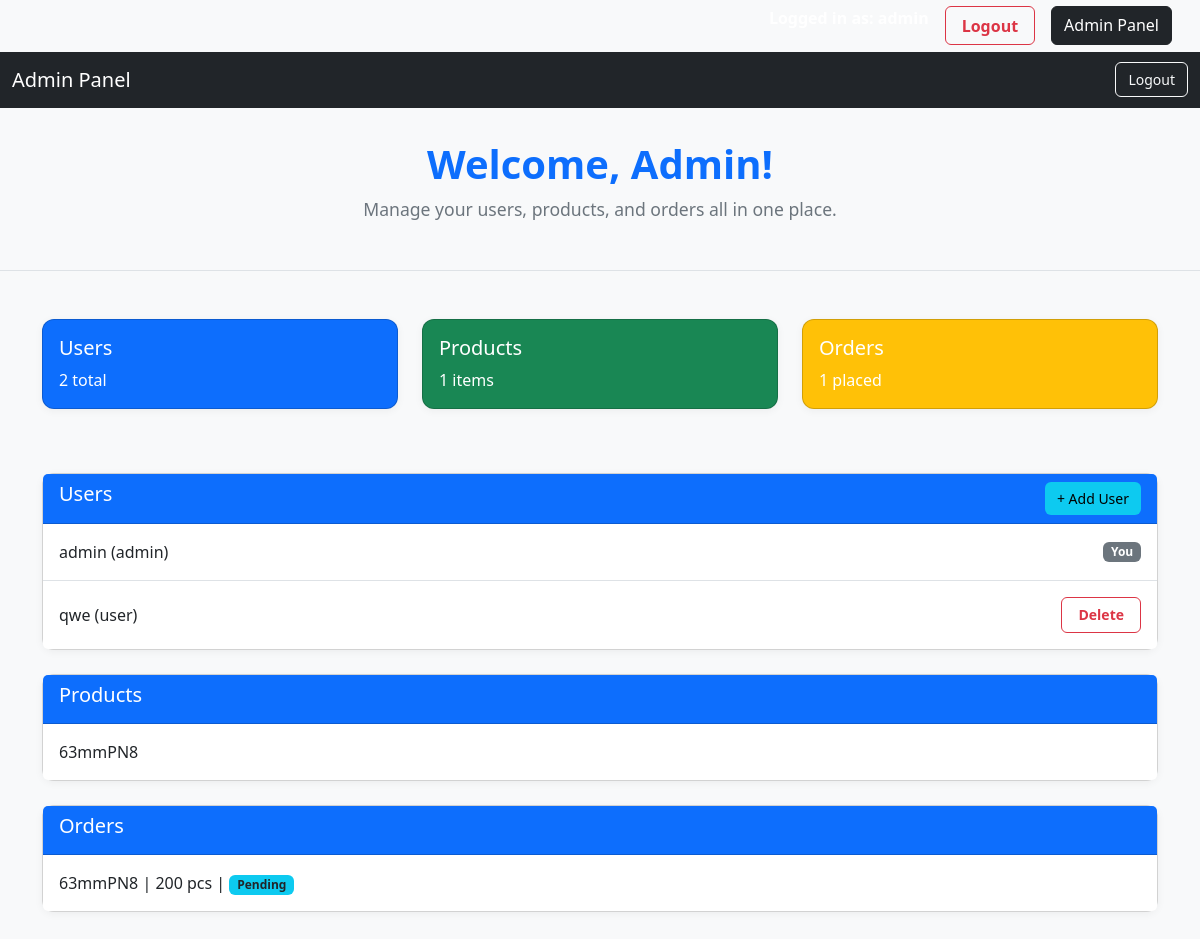
Page /admin (signed in) on the earlier database version.
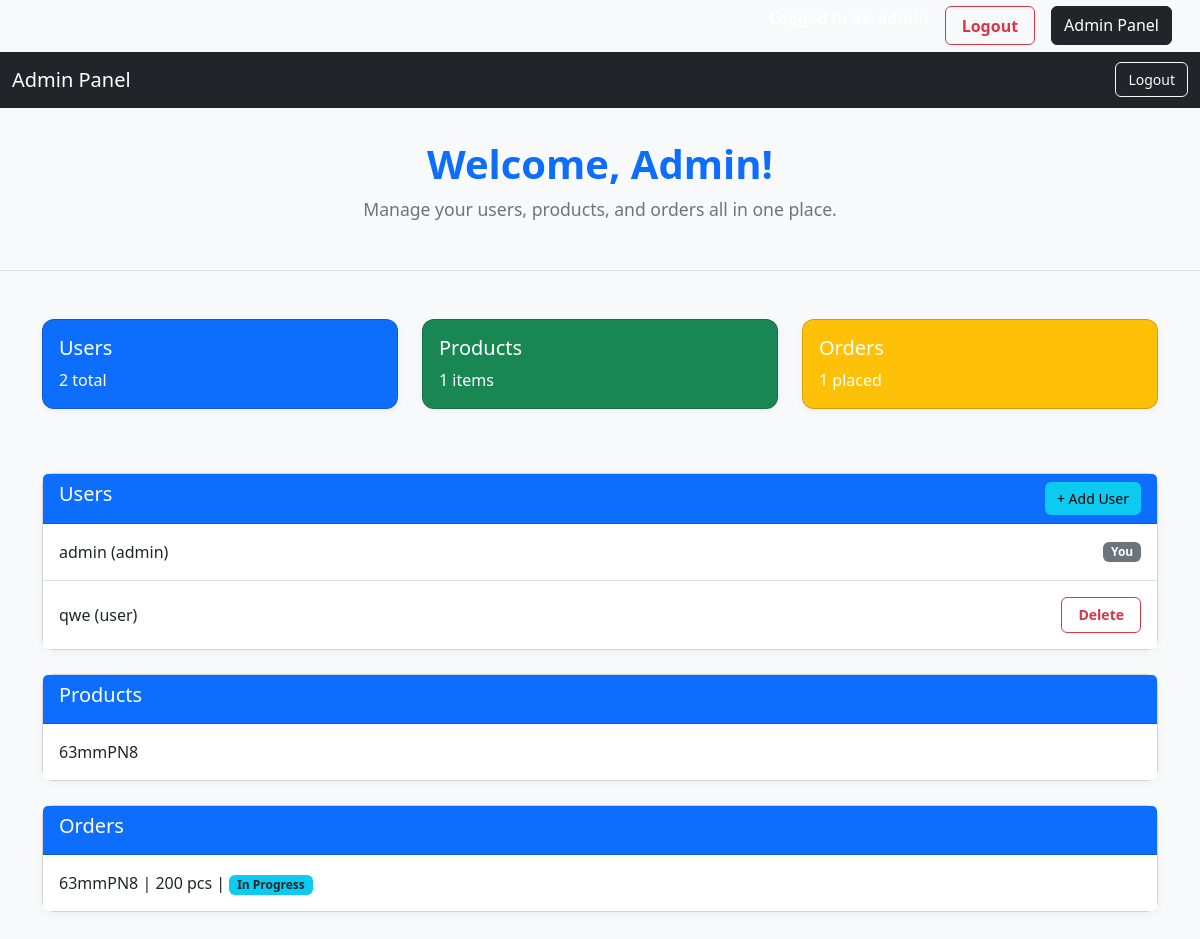
Same page on the later database version.
### app.py (models this page shows)
class Order(db.Model):
    id = db.Column(db.Integer, primary_key=True)
    product_id = db.Column(db.Integer, db.ForeignKey('product.id'), nullable=False)
    quantity = db.Column(db.Integer, nullable=False)
    status = db.Column(db.String(50), default="Pending")  # Options: Pending, In Progress, Completed
    order_date = db.Column(db.DateTime, default=db.func.current_timestamp())
    product = db.relationship('Product', backref='orders')

class Product(db.Model):
    id = db.Column(db.Integer, primary_key=True)
    name = db.Column(db.String(255), nullable=False)
    specification = db.Column(db.Text, nullable=True)

### app.py (the view)
@app.route('/admin')
@login_required
@admin_required
def admin_dashboard():
    users = User.query.all()
    products = Product.query.all()
    orders = Order.query.all()
    return render_template('dashboard.html', users=users, products=products, orders=orders)

### app.py (called while the page is built)
@login_manager.user_loader
def load_user(user_id):
    return User.query.get(int(user_id))

def admin_required(f):
    @wraps(f)
    def decorated_function(*args, **kwargs):
        if not current_user.is_authenticated or current_user.role != 'admin':
            abort(403)
        return f(*args, **kwargs)
    return decorated_function

### templates/dashboard.html (shortened to what this page needs)
{% extends 'base.html' %}
{% block body %}
<nav class="navbar navbar-expand-lg navbar-dark bg-dark">
    <div class="container-fluid">
        <a class="navbar-brand" href="#">Admin Panel</a>
        <div class="d-flex">
            <a href="{{ url_for('logout') }}" class="btn btn-outline-light btn-sm">Logout</a>
        </div>
    </div>
</nav>
<div class="header-title">
    <h1>Welcome, Admin!</h1>
    <p>Manage your users, products, and orders all in one place.</p>
</div>
<div class="container mt-5">
    <div class="row mb-5">
        <div class="col-md-4">
            <div class="card text-white bg-primary mb-3">
                <div class="card-body">
                    <h5 class="card-title">Users</h5>
                    <p class="card-text">{{ users | length }} total</p>
                </div>
            </div>
        </div>
        <div class="col-md-4">
            <div class="card text-white bg-success mb-3">
                <div class="card-body">
                    <h5 class="card-title">Products</h5>
                    <p class="card-text">{{ products | length }} items</p>
                </div>
            </div>
        </div>
        <div class="col-md-4">
            <div class="card text-white bg-warning mb-3">
                <div class="card-body">
                    <h5 class="card-title">Orders</h5>
                    <p class="card-text">{{ orders | length }} placed</p>
                </div>
            </div>
        </div>
    </div>
    <div class="card mb-4">
        <div class="card-header d-flex justify-content-between">
            <h5>Users</h5>
            <a href="{{ url_for('create_user') }}" class="btn btn-info btn-sm">+ Add User</a>
        </div>
        <ul class="list-group list-group-flush">
            {% for user in users %}
                <li class="list-group-item d-flex justify-content-between align-items-center">
                    {{ user.username }} ({{ user.role }})
                    {% if user.id != current_user.id %}
                        <form method="POST" action="{{ url_for('delete_user', user_id=user.id) }}">
                            <button class="btn btn-outline-danger btn-sm">Delete</button>
                        </form>
                    {% else %}
                        <span class="badge bg-secondary">You</span>
                    {% endif %}
                </li>
            {% endfor %}
        </ul>
    </div>
    <div class="card mb-4">
        <div class="card-header">
            <h5>Products</h5>
        </div>
        <ul class="list-group list-group-flush">
            {% for product in products %}
                <li class="list-group-item">{{ product.name }}</li>
            {% endfor %}
        </ul>
    </div>
    <div class="card mb-5">
        <div class="card-header">
            <h5>Orders</h5>
        </div>
        <ul class="list-group list-group-flush">
            {% for order in orders %}
                <li class="list-group-item">
                    {{ order.product.name }} | {{ order.quantity }} pcs |
                    <span class="badge bg-info text-dark">{{ order.status }}</span>
                </li>
            {% endfor %}
        </ul>
    </div>
</div>
{% endblock %}

Differences in the rows shown:
changed Order "63mmPN8": status "Pending" → "In Progress"
